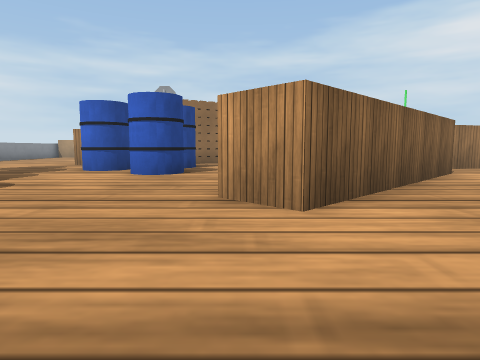
view 1 (above)

24 first-person views from a walk through a robot-simulator world made for Webots. The camera is 0.3 m above the floor, tilts 6° down and sees 75° across. The floor is counted in squares, 0.5 m on a side. Each view is taken from the middle of a square. On the plan, view 1 faces up. The plan holds only what a view shows up to about 9 squares ahead; the rest is blank. The robots in the file are not drawn. Webots' stock objects and surfaces are drawn as simple stand-ins.

view 2
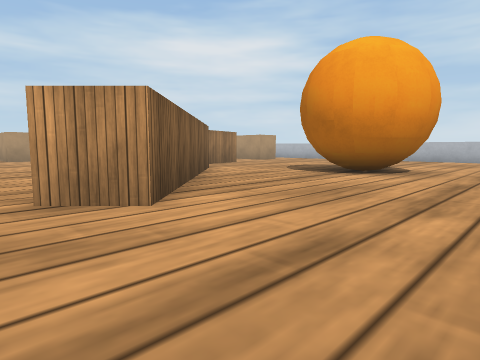

view 3
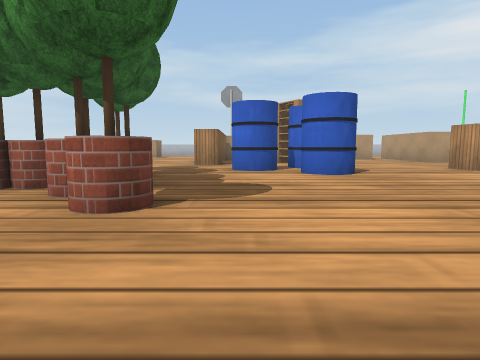

view 4
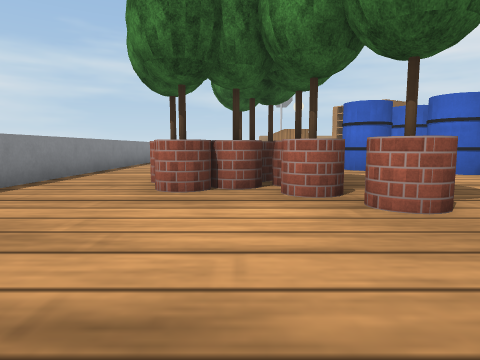

view 5
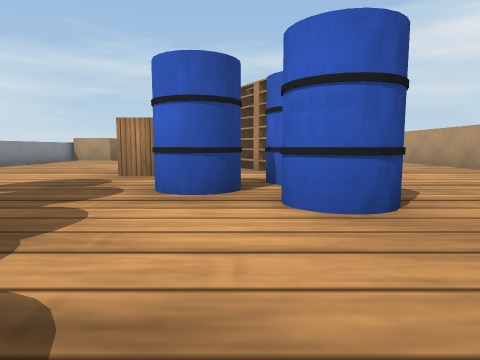

view 6
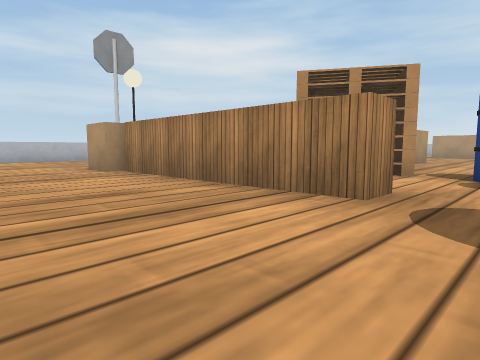

view 7
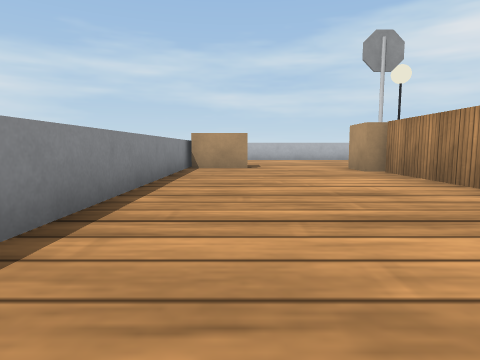

view 8
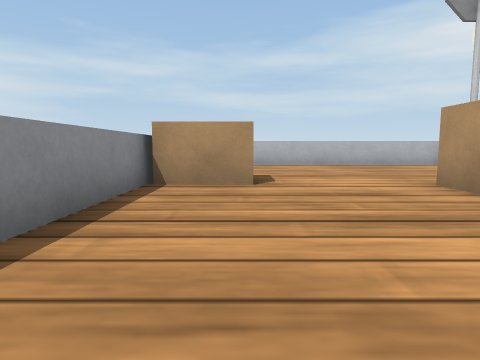

view 9
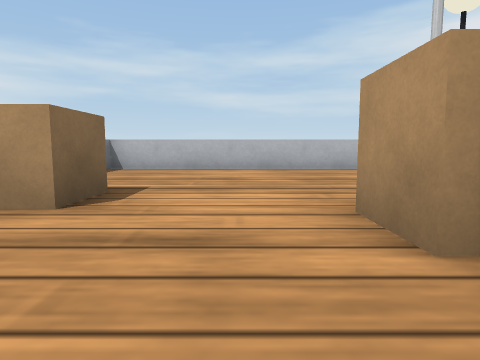

view 10
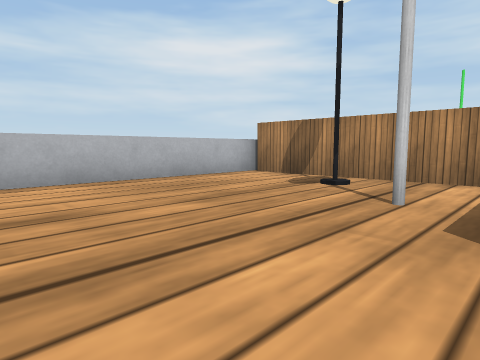

view 11
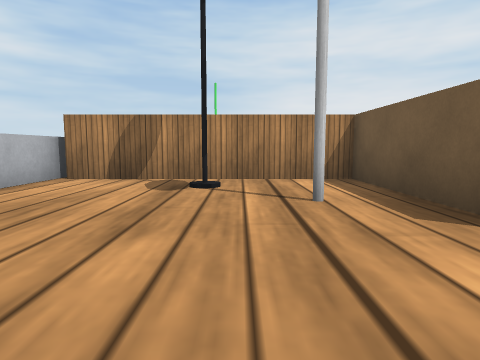

view 12
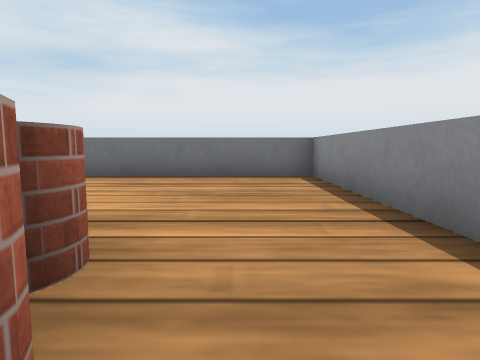

view 13
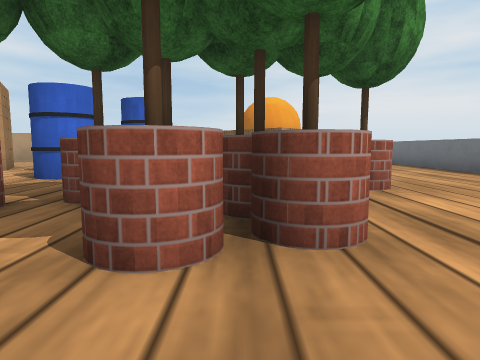

view 14
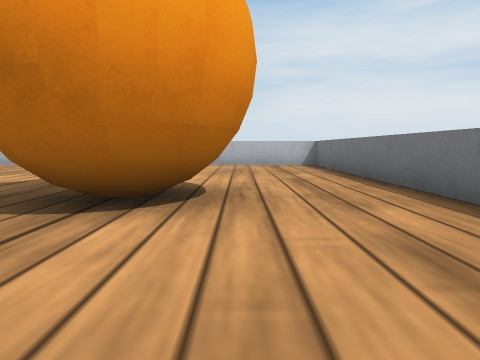

view 15
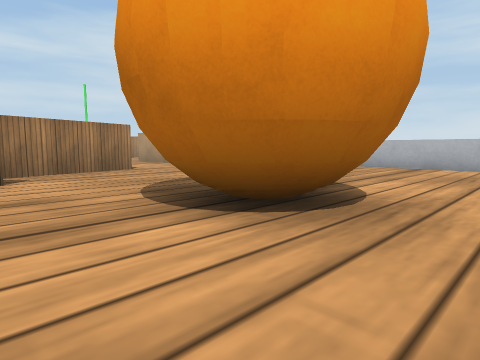

view 16
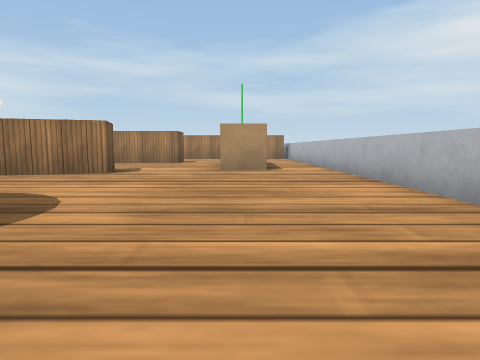

view 17
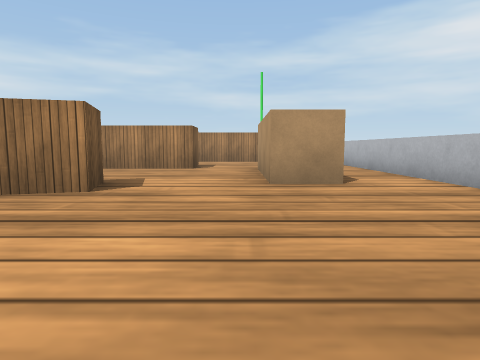

view 18
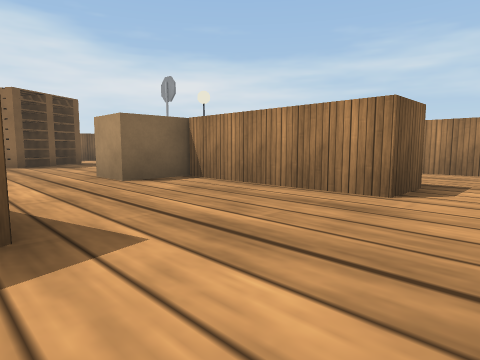

view 19
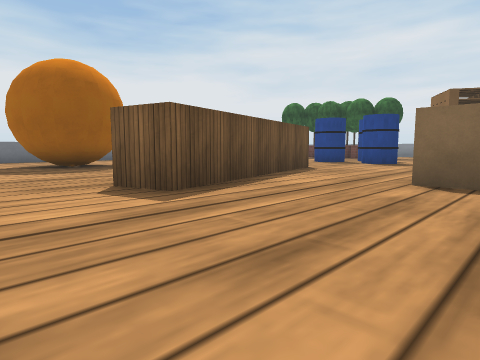

view 20
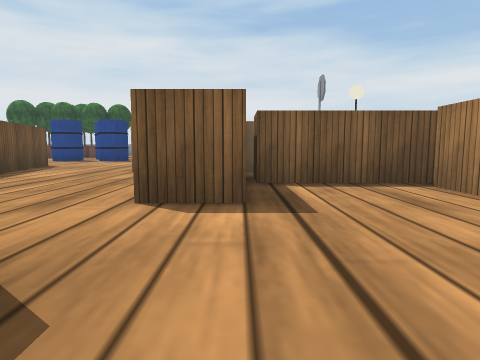

view 21
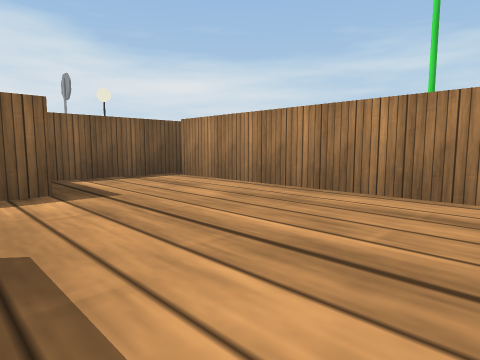

view 22
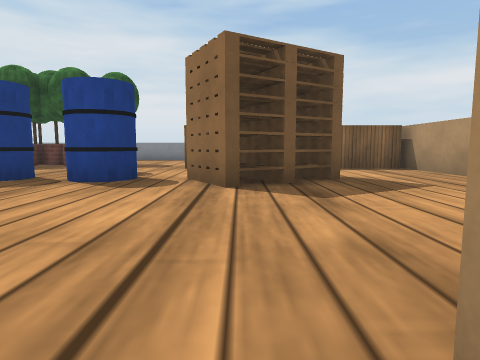

view 23
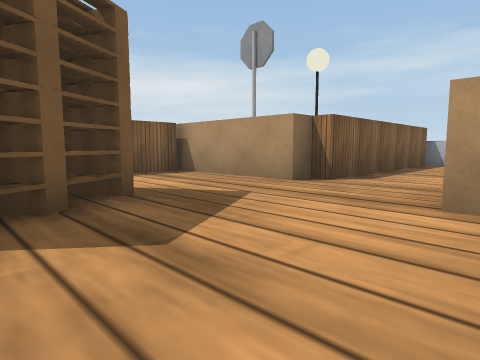

view 24
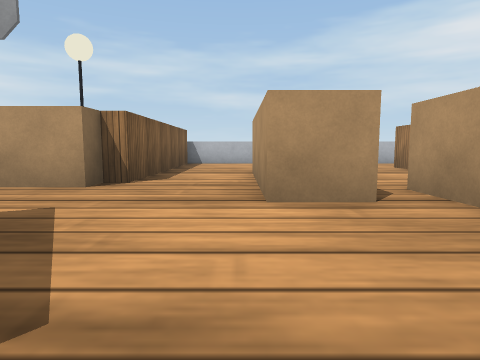

### Floor plan
Points are (right, up) in squares from view 1. A wall is a line through its corners. A room is listed if a view was taken in it or the views show most of it. See-through windows are left out.
Room 1 (views 1, 14, 15, 16, 17, 18, 19, 20, 21, 22)
walls: (11.8, 10.1) (10.5, 10.1) (10.5, 13.6); (4.8, 7.1) (0.6, 2.9); (5.8, 9.8) (7.7, 10.3) (8, 9.2) (5, 8.4); (13.5, 2.2) (13.5, 14.1); (6.1, -0.5) (12.1, -0.5); (8.7, 15.1) (8.7, 13.9) (4.6, 13.9) (4.6, 12.4) (3.4, 12.4); (12.5, 18) (7.1, 18); (6.8, 18.4) (6.8, 15.4)
ways out: opening at (0.7, 1) to room 2; opening at (5, 11.7) to room 2
objects: ball (6, 2) to (8, 5)
Room 2 (views 2, 3, 4, 5, 6, 7, 8, 9, 10, 11, 12, 13, 23, 24)
walls: (-4.6, 10.5) (-5.5, 10.5) (-5.5, 16.5); (-4.7, 16.5) (-4.7, 14.7); (-5.4, 17.9) (-2.1, 17.9) (-2.1, 23.4); (2.2, 8.9) (5.8, 9.8); (-10.5, 9.1) (-10.5, -0.5) (-5.8, -0.5); (2.5, 15.4) (1.3, 15.4) (1.3, 19.1); (2.1, 7.9) (1.9, 8.8); (3.4, 12.4) (3.4, 13.1); (3.4, 15) (3.4, 16.5); (-10.5, 18.5) (-10.5, 10.9); (0.6, 2.9) (-0.3, 3.7); (-0.9, 22) (-0.9, 17.3) (-1.3, 17.3) (-1.3, 16.7) (-5.9, 16.7) (-5.9, 17.9); (-1.6, 23.5) (-10.6, 23.5); (-2.9, -0.5) (-0.9, -0.5); (5.6, 20.4) (5.6, 21.1)
ways out: opening at (0.7, 1) to room 1; opening at (5, 11.7) to room 1
objects: cardboard box (-10, 18) to (-9, 19); potted tree (-8, 4); potted tree (-8, 5) to (-8, 6); potted tree (-7, 5); potted tree (-7, 6) to (-6, 6); potted tree (-7, 8); potted tree (-6, 4); potted tree (-6, 5); potted tree (-6, 7); potted tree (-5, 3); stop sign (-5, 19); barrel (-4, 8) to (-3, 9); stack of pallets (-3, 11) to (-1, 14); floor lamp (-3, 21); barrel (-2, 7) to (-2, 8); barrel (-2, 9) to (-2, 10)

Positions as (right, up) in squares from view 1, and headings:
1: (0, 0), facing up
2: (-1, 0), facing up-right
3: (-4, 0), facing up
4: (-7, 0), facing up
5: (-3, 4), facing up
6: (-9, 9), facing up-right
7: (-9, 9), facing up
8: (-9, 13), facing up
9: (-7, 15), facing up
10: (-8, 18), facing up-right
11: (-8, 20), facing right
12: (-9, 6), facing down
13: (-10, 5), facing right
14: (3, 2), facing right
15: (4, 1), facing up-right
16: (11, 2), facing up
17: (10, 5), facing up
18: (10, 10), facing up-left
19: (10, 14), facing down-left
20: (12, 15), facing left
21: (13, 14), facing up-left
22: (4, 12), facing left
23: (2, 12), facing up-left
24: (1, 12), facing up
